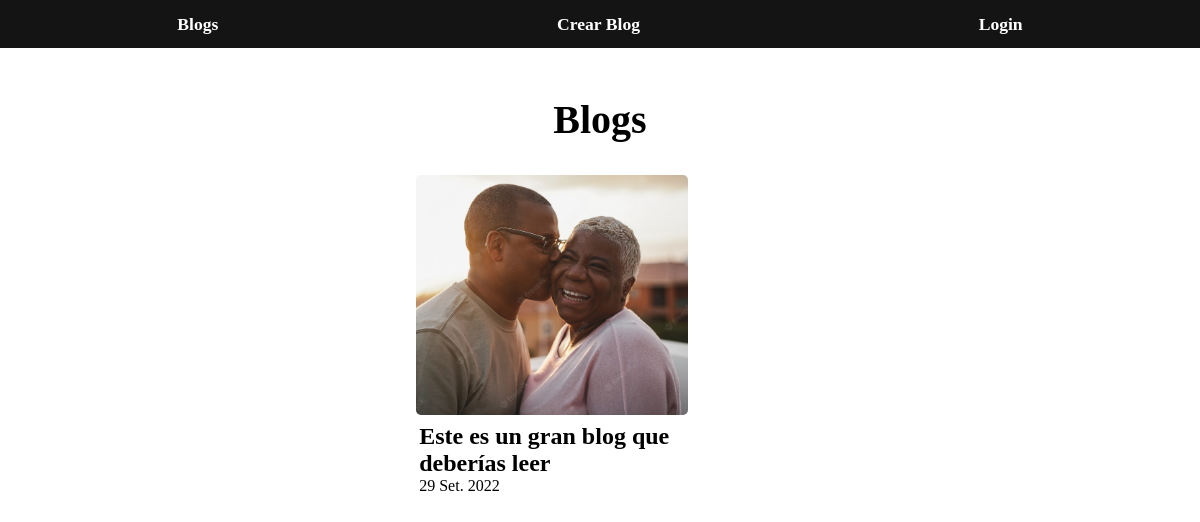
The page / on the database its author committed.
### Blogs/models.py (models this page shows)
class Blog(models.Model):
  title = models.CharField(null=False, blank=False, max_length=50)
  subtitle = models.CharField(max_length=50)
  body = models.TextField(null=False, blank=False)
  author = models.ForeignKey(User, on_delete=models.DO_NOTHING)
  date = models.DateField(null=False, blank=False)
  image = models.ImageField(upload_to='blogs')

### Index/views.py (the view)
# urls.py: path('', index_view, name='index')
def index_view(request):
  if request.method == 'GET':
    blogs = Blog.objects.all()
    return render(request, 'Index/index.html', {'blogs': blogs, 'user': request.user})

### Index/templates/Index/index.html (shortened to what this page needs)
{% extends "Index/base.html" %}
{% load static %}
{% block style %}
  <link rel="stylesheet" href="{% static 'Index/base.css' %}">
  <link rel="stylesheet" href="{% static 'Blogs/css/blogs.css' %}">
{% endblock %}
{% block content %}
  <section class="blogs-container">
    <h1 class="titulo">Blogs</h1>
    {% if blogs %}
      <div class="blogs">
        {% for blog in blogs %}
          <div class="blog">
            <a href="{% url 'blogDetail' pk=blog.id %}">
              <div class="blog-img">
                <img src="{{ blog.image.url }}" alt="">
              </div>
              <div class="blog-info">
                <h2>{{ blog.title }}</h2>
                <p>{{ blog.date }}</p>
              </div>
            </a>
          </div>
        {% endfor %}
      </div>
    {% else %}
      <div class="error">
        <h2>No hay blogs todavía</h2>
        <p>Puedes crear el tuyo ahora mismo!</p>
      </div>
    {% endif %}
  </section>
{% endblock %}

### Index/static/Index/base.css (style rules this page uses)
*, *::after, *::before { margin: 0; padding: 0; box-sizing: border-box; }
.titulo { margin-bottom: 2rem; font-size: 2.5rem; text-align: center; }

### Blogs/static/Blogs/css/blogs.css (style rules this page uses)
.blogs-container { display: flex; flex-direction: column; padding-inline: 2rem; margin-block: 3rem; }
.blogs { display: grid; grid-template-columns: repeat(4, 22%); gap: 2rem; margin-inline: auto; }
.blog { width: 17rem; text-align: center; }
.blog a { text-decoration: none; color: black; }
.blog-info { padding: 0.5rem 0.2rem 0 0.2rem; text-align: left; }
.blog-img { width: 100%; height: 15rem; border-radius: 5px; }
.blog-img img { width: 100%; height: 100%; border-radius: 5px; object-fit: cover; }

### rows shown on the page
Blog: image (picture), title "Este es un gran blog que deberías leer", date "29 Set. 2022"
